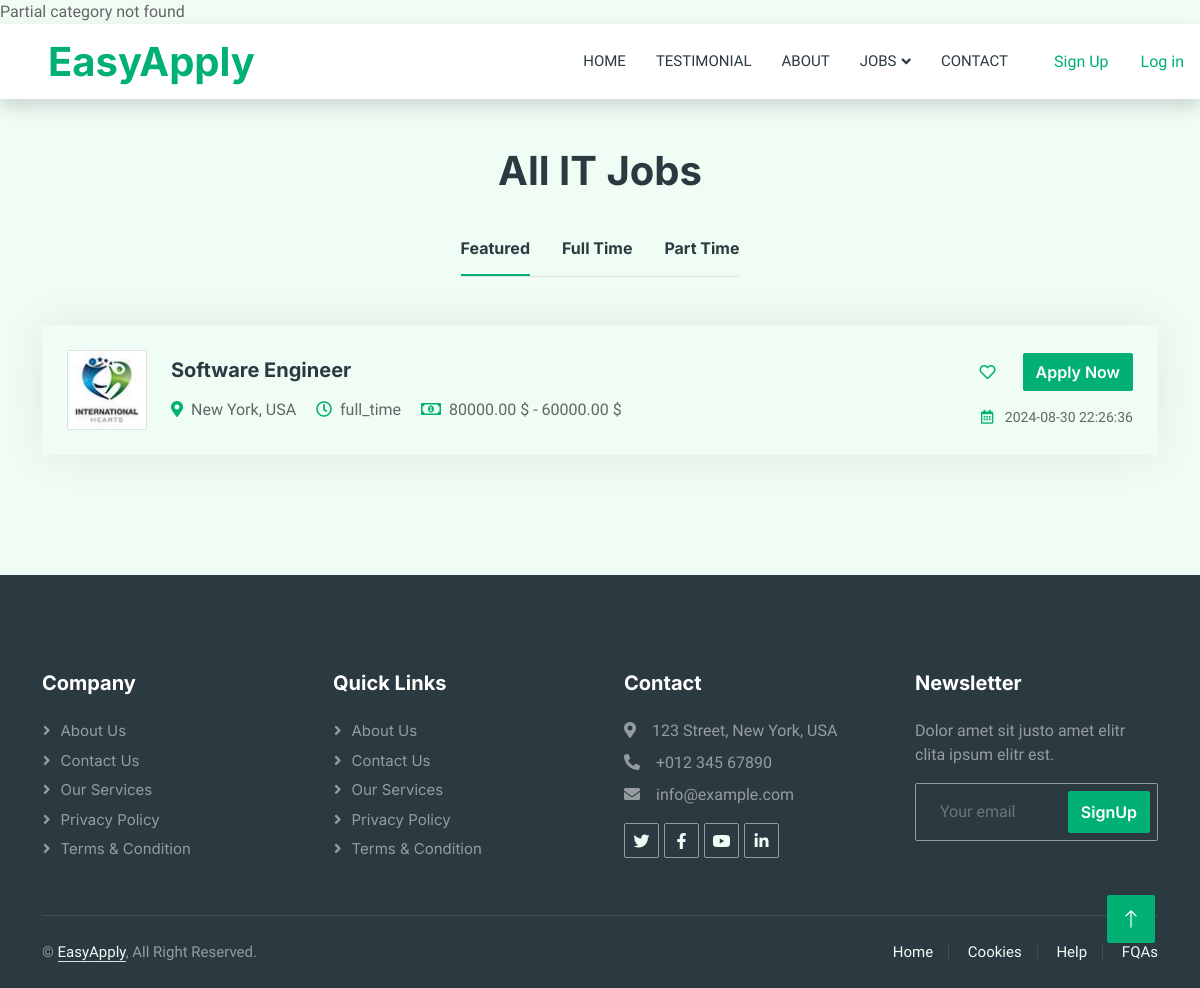
Before: /category/show?id=1 with the older database file.
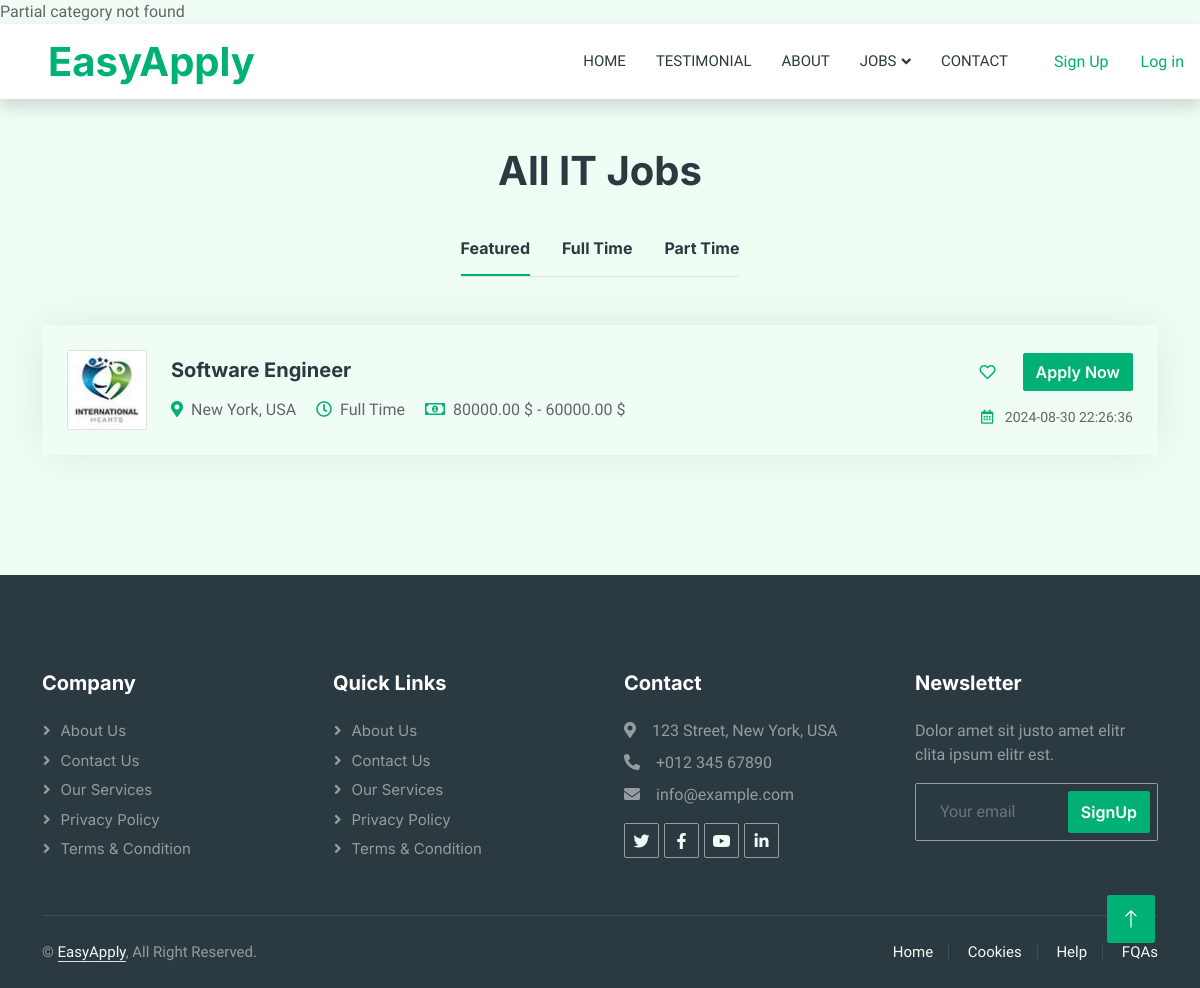
After: the same page with the newer database file.
### tables this page shows
CREATE TABLE jobs (
    id BIGINT UNSIGNED AUTO_INCREMENT PRIMARY KEY,
    org_id BIGINT UNSIGNED,
    title VARCHAR(100) NOT NULL,
    description TEXT,
    open_vacancies SMALLINT,
    hired SMALLINT,
    applied SMALLINT,
    job_status ENUM('Closed', 'Open'),
    level ENUM('Entry Level', 'Junior', 'Mid Level' , 'Senior', 'Lead'),
    exp_years TINYINT,
    city_id BIGINT UNSIGNED,
    location_type ENUM('Remote', 'Hybrid' , 'Onsite'),
    salary_max DECIMAL(10, 2),
    salary_min DECIMAL(10, 2),
    gender ENUM('Male', 'Female', 'Any'),
    emp_type ENUM('Part Time', 'Full Time'),
    category_id BIGINT UNSIGNED,
    requirements TEXT,
    created_at TIMESTAMP DEFAULT now(),
    updated_at TIMESTAMP DEFAULT now() on update now(),
    expiry_date TIMESTAMP AS (DATE_ADD(created_at,INTERVAL 5 MONTH)),
    FOREIGN KEY (org_id) REFERENCES organizations(id) ON DELETE CASCADE ON UPDATE CASCADE,
    FOREIGN KEY (city_id) REFERENCES cities(id) ON DELETE SET NULL ON UPDATE CASCADE,
    FOREIGN KEY (category_id) REFERENCES categories(id) ON DELETE CASCADE ON UPDATE CASCADE
);

### App/Controllers/CategoryController.php (called while the page is built, shortened)
<?php
class CategoryController
{
    function show(){
        $id = $_GET['id'];
        $config = require basePath('config/db.php');
        $dp = new Database($config);
        $categoryName = $dp->query('SELECT name FROM categories WHERE id = ' . $id)->fetchColumn();
        $categoryJobs = $dp->query('select * from jobs where id='. $id) -> fetchAll();
        view('categories/show' , ['categoryJobs' => $categoryJobs , 'categoryName' => $categoryName]);
    }
}

### public/index.php (called while the page is built, shortened)
<?php
require '../helpers.php';
$router = new Router();
$uri = parse_url($_SERVER['REQUEST_URI'], PHP_URL_PATH);
$router->route($uri);

### config/db.php (called while the page is built)
<?php
return [
    'host' => 'localhost',
    'port' => 3306,
    'dbname' => 'easy_apply',
    'username' => 'root',
    'password' => 'root',
];

### Framework/Database.php (called while the page is built, shortened)
<?php
class Database
{
    public $connection;
    public function __construct($config)
    {
        $dsn = "mysql:host={$config['host']};port={$config['port']};dbname={$config['dbname']}";
        try {
            $this->connection = new PDO($dsn, $config["username"], $config["password"]);
        } catch (PDOException $error) {
            throw new Exception("Database connetion failed: {$error->getMessage()}");
        }
    }
    public function query($query, $params = [])
    {
        try {
            $stmt = $this->connection->prepare($query);
            $stmt->execute($params);
            return $stmt;
        } catch (PDOException $error) {
            throw new Exception("Query failed to execute: {$error->getMessage()}");
        }
    }
}

### App/views/categories/show.view.php (the view, shortened to what the changed rows need)
<div class="container-fluid py-5">
    <div class="container">
        <h1 class="text-center mb-5 wow fadeInUp" data-wow-delay="0.1s">All <?= isset($categoryName) ? $categoryName : '' ?> Jobs </h1>
        <div class="tab-class text-center wow fadeInUp" data-wow-delay="0.3s">
        <?php if (!empty($categoryJobs)): ?>
            <div>
            <ul class="nav nav-pills d-inline-flex justify-content-center border-bottom mb-5">
                <li class="nav-item">
                    <a class="d-flex align-items-center text-start mx-3 ms-0 pb-3 active" data-bs-toggle="pill"
                        href="#tab-1">
                        <h6 class="mt-n1 mb-0">Featured</h6>
                    </a>
                </li>
                <li class="nav-item">
                    <a class="d-flex align-items-center text-start mx-3 pb-3" data-bs-toggle="pill" href="#tab-2">
                        <h6 class="mt-n1 mb-0">Full Time</h6>
                    </a>
                </li>
                <li class="nav-item">
                    <a class="d-flex align-items-center text-start mx-3 me-0 pb-3" data-bs-toggle="pill" href="#tab-3">
                        <h6 class="mt-n1 mb-0">Part Time</h6>
                    </a>
                </li>
            </ul>
            </div>
            <?php foreach($categoryJobs as $job): ?>
                    <div class="job-item p-4 mb-4">
                        <div class="row g-4">
                            <div class="col-sm-12 col-md-8 d-flex align-items-center">
                                <img class="flex-shrink-0 img-fluid border rounded" src="/img/com-logo-2.jpg" alt=""
                                    style="width: 80px; height: 80px;">
                                <div class="text-start ps-4">
                                    <h5 class="mb-3"><?= $job['title'] ?></h5>
                                    <span class="text-truncate me-3"><i
                                            class="fa fa-map-marker-alt text-primary me-2"></i>New York,
                                        USA</span>
                                    <span class="text-truncate me-3"><i class="far fa-clock text-primary me-2"></i><?= $job['emp_type'] ?></span>
                                    <span class="text-truncate me-0"><i class="far fa-money-bill-alt text-primary me-2"></i><?= $job['salary_max'] ?> $ - <?= $job['salary_min'] ?> $</span>
                                </div>
                            </div>
                            <div
                                class="col-sm-12 col-md-4 d-flex flex-column align-items-start align-items-md-end justify-content-center">
                                <div class="d-flex mb-3">
                                    <a class="btn btn-light btn-square me-3" href=""><i
                                            class="far fa-heart text-primary"></i></a>
                                    <a class="btn btn-primary" href="">Apply Now</a>
                                </div>
                                <small class="text-truncate"><i class="far fa-calendar-alt text-primary me-2"></i> <?= $job['expiry_date'] ?> </small>
                            </div>
                        </div>
                    </div>
            <?php endforeach ?>
            <?php else: ?>
                <div class="text-center">
                    <h3 class="text-danger">There are no jobs available for this category.</h3>
                </div>
            <?php endif ?>
        </div>
    </div>
</div>

### Framework/Router.php (shortened to what the changed rows need)
<?php
class Router
{
    protected $routes = [];
    public function registerRoute($method, $uri, $action)
    {
        list($controller, $controllerMethod) = explode('@', $action);
        $this->routes[] = [
            'method' => $method,
            'uri' => $uri,
            'controller' => $controller,
            'controllerMethod' => $controllerMethod,
        ];
    }
    public function route($uri)
    {
        $requestMethod = $_SERVER['REQUEST_METHOD'];
        foreach ($this->routes as $route) {
            if ($route['uri'] === $uri && $route['method'] === $requestMethod) {
                $controllerMethod = $route['controllerMethod'];
                $controllerInstance = new $controller();
                $controllerInstance->$controllerMethod();
                return;
            }
        }
    }
}

Changed rows visible on the page:
changed jobs "Software Engineer": emp_type "full_time" → "Full Time"
